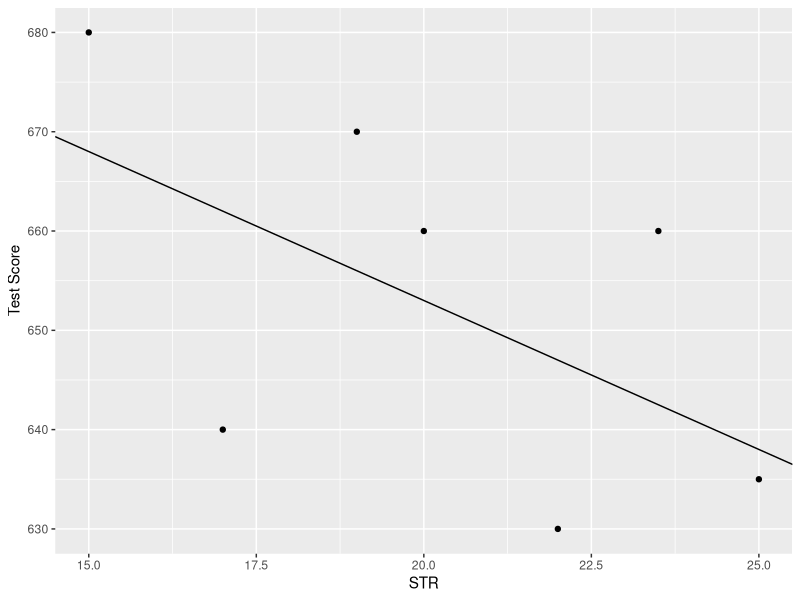
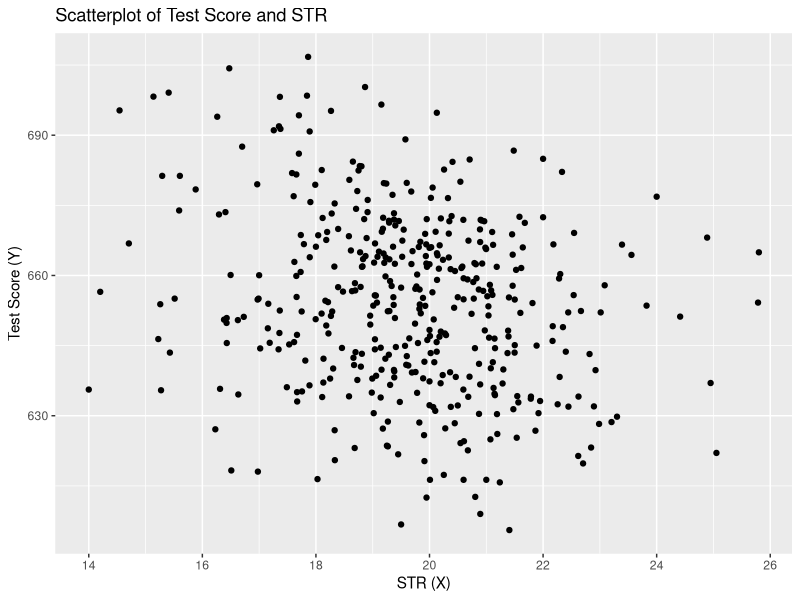
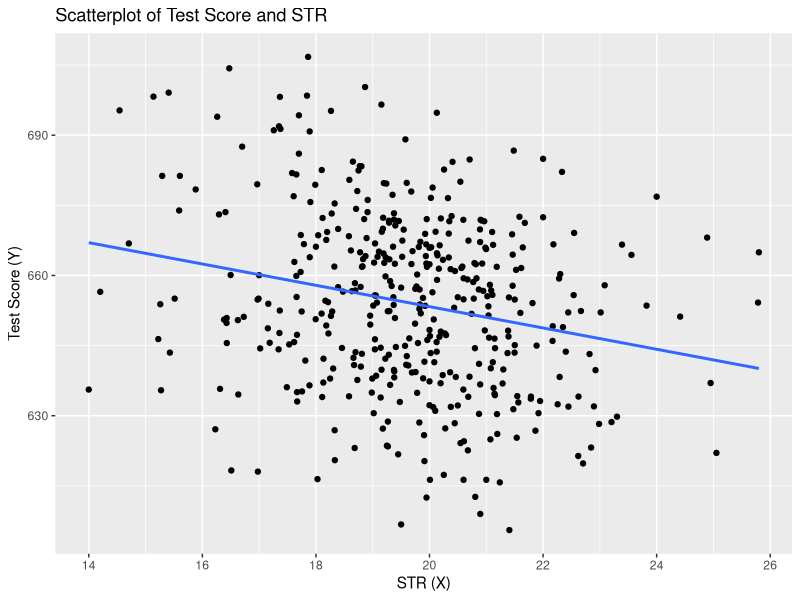
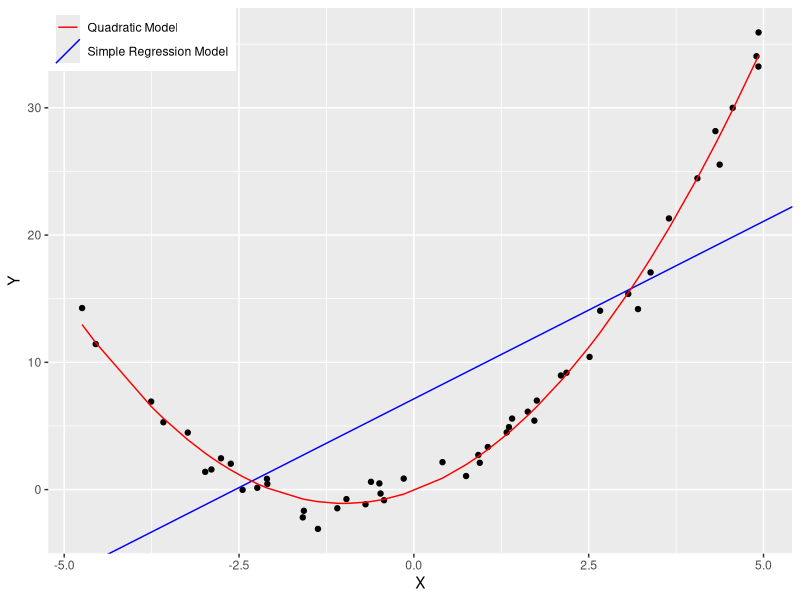
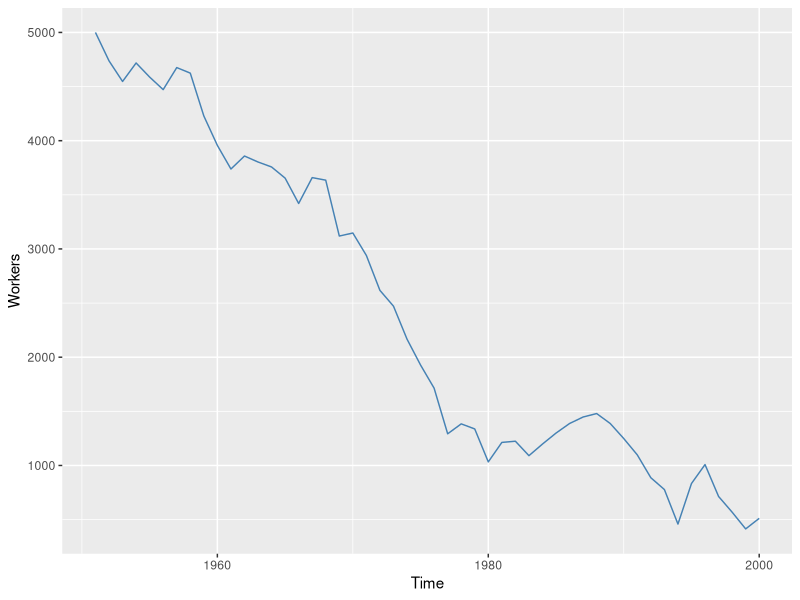
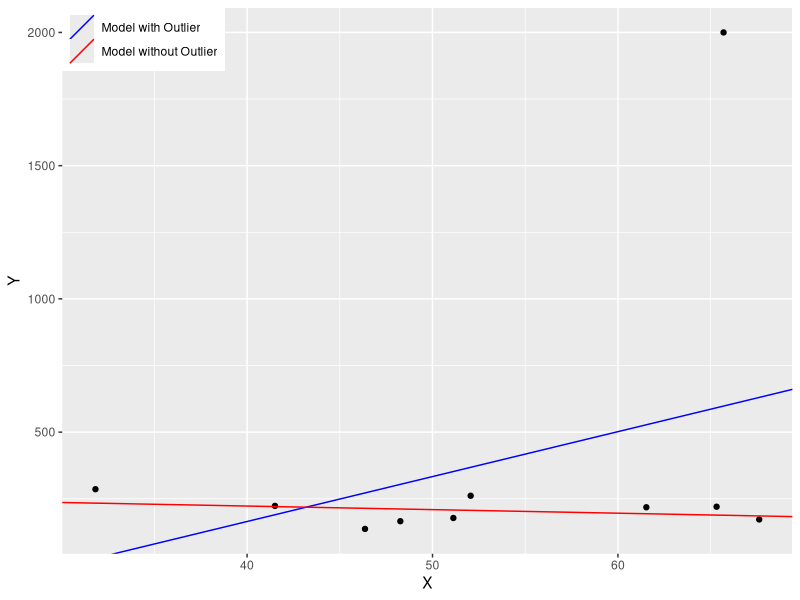
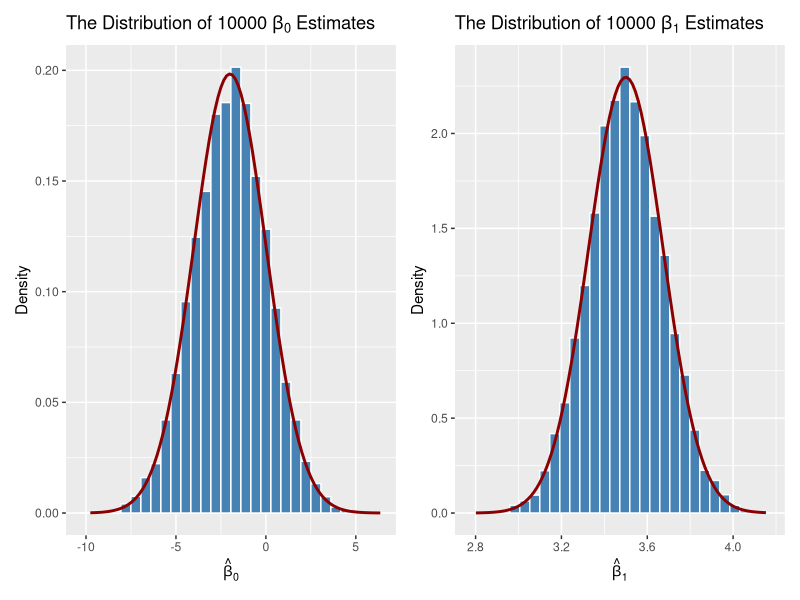
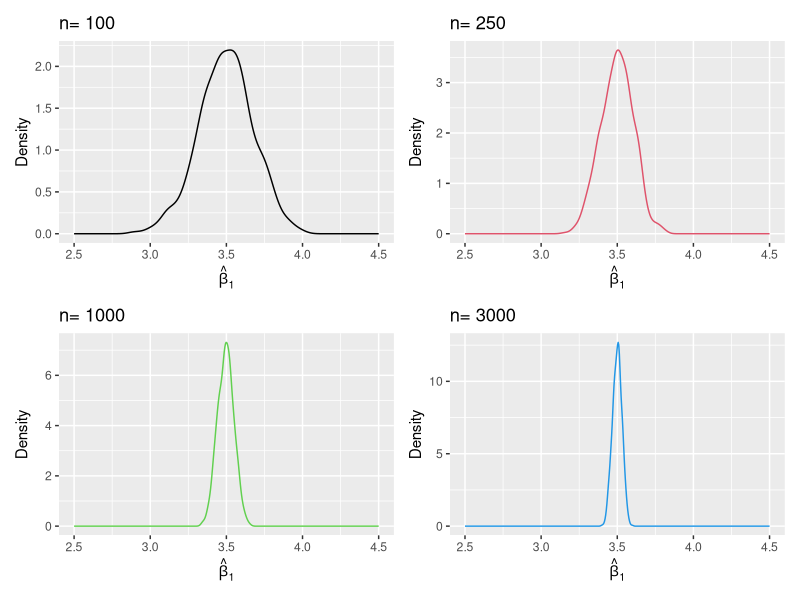

Generate these figures, in order, with R:
# Econometrics with R
# Chapter 04 Linear Regression with One Regressor ------------------------------

library(AER)
library(MASS)
library(tidyverse)
library(ggplot2)
library(patchwork)
library(readxl)

# 4.1 Simple Linear Regression -------------------------------------------------

# Create sample data
STR <- c(15, 17, 19, 20, 22, 23.5, 25)
TestScore <- c(680, 640, 670, 660, 630, 660, 635) 

# Print out sample data
STR
#> [1] 15.0 17.0 19.0 20.0 22.0 23.5 25.0
TestScore
#> [1] 680 640 670 660 630 660 635


# create a scatterplot of the data
# plot(TestScore ~ STR,ylab="Test Score",pch=20)

# add the systematic relationship to the plot
# abline(a = 713, b = -3)
ggplot() +
  geom_point(aes(x = STR, y = TestScore)) +
  geom_abline(intercept = 713, slope = -3) +
  labs(x = "STR", y = "Test Score")


# 4.2 Estimating the Coefficients of the Linear Regression Model ---------------

data("CASchools")
CASchools <- as_tibble(CASchools)
head(CASchools)
# # A tibble: 6 × 14
#   district school        county grades students teachers calworks lunch computer
#   <chr>    <chr>         <fct>  <fct>     <dbl>    <dbl>    <dbl> <dbl>    <dbl>
# 1 75119    Sunol Glen U… Alame… KK-08       195    10.9     0.510  2.04       67
# 2 61499    Manzanita El… Butte  KK-08       240    11.1    15.4   47.9       101
# 3 61549    Thermalito U… Butte  KK-08      1550    82.9    55.0   76.3       169
# 4 61457    Golden Feath… Butte  KK-08       243    14      36.5   77.0        85
# 5 61523    Palermo Unio… Butte  KK-08      1335    71.5    33.1   78.4       171
# 6 62042    Burrel Union… Fresno KK-08       137     6.40   12.3   87.0        25
# # ℹ 5 more variables: expenditure <dbl>, income <dbl>, english <dbl>,
# #   read <dbl>, math <dbl>


# compute STR and append it to CASchools
# CASchools$STR <- CASchools$students/CASchools$teachers 

# compute TestScore and append it to CASchools
# CASchools$score <- (CASchools$read + CASchools$math)/2   
CASchools <- CASchools %>% 
  mutate(STR = students/teachers,
         score = (read + math)/2)


# compute sample averages of STR and score
# avg_STR <- mean(CASchools$STR) 
# avg_score <- mean(CASchools$score)

# compute sample standard deviations of STR and score
# sd_STR <- sd(CASchools$STR) 
# sd_score <- sd(CASchools$score)

# set up a vector of percentiles and compute the quantiles 
# quantiles <- c(0.10, 0.25, 0.4, 0.5, 0.6, 0.75, 0.9)
# quant_STR <- quantile(CASchools$STR, quantiles)
# quant_score <- quantile(CASchools$score, quantiles)

# gather everything in a data.frame 
# DistributionSummary <- data.frame(Average = c(avg_STR, avg_score), 
#                                   StandardDeviation = c(sd_STR, sd_score), 
#                                   quantile = rbind(quant_STR, quant_score))

# print the summary to the console
# DistributionSummary
#>               Average StandardDeviation quantile.10. quantile.25. quantile.40.
#> quant_STR    19.64043          1.891812      17.3486     18.58236     19.26618
#> quant_score 654.15655         19.053347     630.3950    640.05000    649.06999
#>             quantile.50. quantile.60. quantile.75. quantile.90.
#> quant_STR       19.72321      20.0783     20.87181     21.86741
#> quant_score    654.45000     659.4000    666.66249    678.85999
DistributionSummary <- CASchools %>% 
    select(STR, score) %>% 
    gather(key = "variable", value = "value") %>% 
    group_by(variable) %>% 
    summarise(Average = mean(value),
              StandardDeviation = sd(value),
              quantile.10. = quantile(value, 0.1),
              quantile.25. = quantile(value, 0.25),
              quantile.40. = quantile(value, 0.4),
              quantile.50. = quantile(value, 0.5),
              quantile.60. = quantile(value, 0.6),
              quantile.75. = quantile(value, 0.75),
              quantile.90. = quantile(value, 0.9))

DistributionSummary
# # A tibble: 2 × 10
#   variable Average StandardDeviation quantile.10. quantile.25. quantile.40.
#   <chr>      <dbl>             <dbl>        <dbl>        <dbl>        <dbl>
# 1 STR         19.6              1.89         17.3         18.6         19.3
# 2 score      654.              19.1         630.         640.         649. 
# # ℹ 4 more variables: quantile.50. <dbl>, quantile.60. <dbl>,
# #   quantile.75. <dbl>, quantile.90. <dbl>

# if the table is too wide to display in the console,
# you can use View() to view all the data.
view(DistributionSummary)


# plot(score ~ STR, 
#      data = CASchools,
#      main = "Scatterplot of Test Score and STR", 
#      xlab = "STR (X)",
#      ylab = "Test Score (Y)")
ggplot(CASchools, aes(x = STR, y = score)) +
  geom_point() +
  labs(x = "STR (X)", y = "Test Score (Y)", 
       title = "Scatterplot of Test Score and STR")

cor(CASchools$STR, CASchools$score)
#> [1] -0.2263627


# attach(CASchools) # allows to use the variables contained in CASchools directly

# I personally do not recommend using `attach()`, 
# because it is easy to cause variable name conflicts 
# and is not conducive to the readability of the code.

# compute beta_1_hat
# beta_1 <- sum((STR - mean(STR)) * (score - mean(score))) / sum((STR - mean(STR))^2)
beta_1 <- CASchools %>% 
  summarise(
      beta_1 = sum((STR - mean(STR)) * (score - mean(score))) / sum((STR - mean(STR))^2)
  ) %>%
  pull(beta_1)

# compute beta_0_hat
# beta_0 <- mean(score) - beta_1 * mean(STR)
beta_0 <- CASchools %>% 
  summarise(
      beta_0 = mean(score) - beta_1 * mean(STR)
  ) %>%
  pull(beta_0)

# print the results to the console
beta_1
#> [1] -2.279808
beta_0
#> [1] 698.9329


# estimate the model and assign the result to linear_model
linear_model <- lm(score ~ STR, data = CASchools)

# print the standard output of the estimated lm object to the console 
linear_model
#> 
#> Call:
#> lm(formula = score ~ STR, data = CASchools)
#> 
#> Coefficients:
#> (Intercept)          STR  
#>      698.93        -2.28


# plot the data
# plot(score ~ STR, 
#      data = CASchools,
#      main = "Scatterplot of Test Score and STR", 
#      xlab = "STR (X)",
#      ylab = "Test Score (Y)",
#      xlim = c(10, 30),
#      ylim = c(600, 720))

# add the regression line
# abline(linear_model) 
ggplot(CASchools, aes(x = STR, y = score)) +
  geom_point() +
  geom_smooth(method = "lm", se = FALSE, formula = y ~ x) +
  labs(x = "STR (X)", y = "Test Score (Y)", 
       title = "Scatterplot of Test Score and STR")


# 4.3 Measures of Fit ----------------------------------------------------------

mod_summary <- summary(linear_model)
mod_summary
#> 
#> Call:
#> lm(formula = score ~ STR, data = CASchools)
#> 
#> Residuals:
#>     Min      1Q  Median      3Q     Max 
#> -47.727 -14.251   0.483  12.822  48.540 
#> 
#> Coefficients:
#>             Estimate Std. Error t value Pr(>|t|)    
#> (Intercept) 698.9329     9.4675  73.825  < 2e-16 ***
#> STR          -2.2798     0.4798  -4.751 2.78e-06 ***
#> ---
#> Signif. codes:  0 '***' 0.001 '**' 0.01 '*' 0.05 '.' 0.1 ' ' 1
#> 
#> Residual standard error: 18.58 on 418 degrees of freedom
#> Multiple R-squared:  0.05124,    Adjusted R-squared:  0.04897 
#> F-statistic: 22.58 on 1 and 418 DF,  p-value: 2.783e-06


# compute R^2 manually
SSR <- sum(mod_summary$residuals^2)
# TSS <- sum((score - mean(score))^2)
TSS <- sum((CASchools$score - mean(CASchools$score))^2)
R2 <- 1 - SSR/TSS

# print the value to the console
R2
#> [1] 0.05124009

# compute SER manually
n <- nrow(CASchools)
SER <- sqrt(SSR / (n-2))

# print the value to the console
SER
#> [1] 18.58097


# 4.4 The Least Squares Assumptions --------------------------------------------

# set a seed to make the results reproducible
set.seed(321)

# simulate the data 
X <- runif(50, min = -5, max = 5)
u <- rnorm(50, sd = 1)  

# the true relation  
Y <- X^2 + 2 * X + u                

# estimate a simple regression model 
mod_simple <- lm(Y ~ X)

# estimate a quadratic regression model
mod_quadratic <- lm( Y ~ X + I(X^2)) 

# predict using a quadratic model 
prediction <- predict(mod_quadratic, data.frame(X = sort(X)))

# plot the results
# plot( Y ~ X, col = "black", pch = 20, xlab = "X", ylab = "Y")
# abline( mod_simple, col = "blue",lwd=2)
#red line = incorrect linear regression (this violates the first OLS assumption)
# lines( sort(X), prediction,col="red",lwd=2)
# legend("topleft", 
#        legend = c("Simple Regression Model", 
#                   "Quadratic Model"),
#        cex = 1,
#        lty = 1,
#        col = c("blue","red"))
ggplot() +
  geom_point(aes(x = X, y = Y)) +
  geom_abline(aes(intercept = mod_simple$coefficients[1], 
                  slope = mod_simple$coefficients[2], 
                  color = "Simple Regression Model")) +
  geom_line(aes(x = sort(X), y = prediction, color = "Quadratic Model")) +
  scale_color_manual(name = NULL, 
                     values = c("Simple Regression Model" = "blue", 
                                "Quadratic Model" = "red")) +
  labs(x = "X", y = "Y") +
  theme(legend.position = c(0, 1), legend.justification = c(0, 1))


# set seed
set.seed(123)

# generate a date vector
Date <- seq(as.Date("1951/1/1"), as.Date("2000/1/1"), "years")

# initialize the employment vector
X <- c(5000, rep(NA, length(Date)-1))

# generate time series observations with random influences
for (t in 2:length(Date)) {
    
    X[t] <- -50 + 0.98 * X[t-1] + rnorm(n = 1, sd = 200)
    
}

#plot the results
# plot(x = Date, 
#      y = X, 
#      type = "l", 
#      col = "steelblue", 
#      ylab = "Workers", 
#      xlab = "Time",
#      lwd=2)
ggplot() +
  geom_line(aes(x = Date, y = X), color = "steelblue") +
  labs(x = "Time", y = "Workers")


# set seed
set.seed(123)

# generate the data
X <- sort(runif(10, min = 30, max = 70))
Y <- rnorm(10 , mean = 200, sd = 50)
Y[9] <- 2000

# fit model with outlier
fit <- lm(Y ~ X)

# fit model without outlier
fitWithoutOutlier <- lm(Y[-9] ~ X[-9])

# plot the results
# plot(Y ~ X,pch=20)
# abline(fit,lwd=2,col="blue")
# abline(fitWithoutOutlier, col = "red",lwd=2)
# legend("topleft", 
#        legend = c("Model with Outlier", 
#                   "Model without Outlier"),
#        cex = 1,
#        lty = 1,
#        col = c("blue","red"))
ggplot() +
  geom_point(aes(x = X, y = Y)) +
  geom_abline(aes(intercept = fit$coefficients[1], 
                  slope = fit$coefficients[2], 
                  color = "Model with Outlier")) +
  geom_abline(aes(intercept = fitWithoutOutlier$coefficients[1], 
                  slope = fitWithoutOutlier$coefficients[2], 
                  color = "Model without Outlier")) +
  scale_color_manual(name = NULL, 
                     values = c("Model with Outlier" = "blue", 
                                "Model without Outlier" = "red")) +
  labs(x = "X", y = "Y") +
  theme(legend.position = c(0, 1), legend.justification = c(0, 1))


# 4.5 The Sampling Distribution of the OLS Estimator ---------------------------

# simulate data
N <- 100000
X <- runif(N, min = 0, max = 20)
u <- rnorm(N, sd = 10)

# population regression
Y <- -2 + 3.5 * X + u
# population <- data.frame(X, Y)
population <- tibble(X, Y)


# set sample size
n <- 100

# compute the variance of beta_hat_0
H_i <- 1 - mean(X) / mean(X^2) * X
var_b0 <- var(H_i * u) / (n * mean(H_i^2)^2 )

# compute the variance of hat_beta_1
var_b1 <- var( ( X - mean(X) ) * u ) / (n * var(X)^2)


# print variances to the console
var_b0
#> [1] 4.045066
var_b1
#> [1] 0.03018694


# set repetitions and sample size
n <- 100
reps <- 10000

# initialize the matrix of outcomes
fit <- matrix(ncol = 2, nrow = reps)

# loop sampling and estimation of the coefficients
for (i in 1:reps){
    
    sample <- population[sample(1:N, n), ]
    fit[i, ] <- lm(Y ~ X, data = sample)$coefficients
    
}

# compute variance estimates using outcomes
var(fit[, 1])
#> [1] 4.186832
var(fit[, 2])
#> [1] 0.03096199


# divide plotting area as 1-by-2 array
# par(mfrow = c(1, 2))

# plot histograms of beta_0 estimates
# hist(fit[, 1],
#      cex.main = 0.8,
#      main = bquote(The ~ Distribution  ~ of ~ 10000 ~ beta[0] ~ Estimates), 
#      xlab = bquote(hat(beta)[0]), 
#      freq = F)

# add true distribution to plot
# curve(dnorm(x, 
#             -2, 
#             sqrt(var_b0)), 
#       add = T, 
#       col = "darkred",lwd=2)

# plot histograms of beta_hat_1 
# hist(fit[, 2],
#      cex.main = 0.8,
#      main = bquote(The ~ Distribution  ~ of ~ 10000 ~ beta[1] ~ Estimates), 
#      xlab = bquote(hat(beta)[1]), 
#      freq = F)

# add true distribution to plot
# curve(dnorm(x, 
#             3.5, 
#             sqrt(var_b1)), 
#       add = T, 
#       col = "darkred",lwd=2)
p1 <- ggplot() +
  geom_histogram(aes(x = fit[, 1], y = after_stat(density)), 
                 bins = 30, fill = "steelblue", color = "white") +
  stat_function(fun = dnorm, 
                args = list(mean = -2, sd = sqrt(var_b0)), 
                color = "darkred", linewidth = 1) +
  labs(x = expression(hat(beta)[0]), y = "Density", 
       title = expression(paste("The Distribution of 10000 ", beta[0], " Estimates")))

p2 <- ggplot() +
  geom_histogram(aes(x = fit[, 2], y = after_stat(density)), 
                 bins = 30, fill = "steelblue", color = "white") +
  stat_function(fun = dnorm, 
                args = list(mean = 3.5, sd = sqrt(var_b1)), 
                color = "darkred", linewidth = 1) +
  labs(x = expression(hat(beta)[1]), y = "Density", 
       title = expression(paste("The Distribution of 10000 ", beta[1], " Estimates")))

p1 + p2


# set seed for reproducibility
set.seed(1)

# set repetitions and the vector of sample sizes
reps <- 1000
n <- c(100, 250, 1000, 3000)

# initialize the matrix of outcomes
fit <- matrix(ncol = 2, nrow = reps)

# divide the plot panel in a 2-by-2 array
# par(mfrow = c(2, 2))

# loop sampling and plotting

# outer loop over n
# for (j in 1:length(n)) {
# 
#     # inner loop: sampling and estimating of the coefficients
#     for (i in 1:reps){
# 
#         sample <- population[sample(1:N, n[j]), ]
#         fit[i, ] <- lm(Y ~ X, data = sample)$coefficients
# 
#     }
#     print(fit)
#     # draw density estimates
#     plot(density(fit[ ,2]), xlim=c(2.5, 4.5),
#          col = j,
#          main = paste("n=", n[j]),
#          xlab = bquote(hat(beta)[1]))
# 
# }
p <- list()
# outer loop over n
for (j in 1:length(n)) {

    # inner loop: sampling and estimating of the coefficients
    for (i in 1:reps){

        sample <- population[sample(1:N, n[j]), ]
        fit[i, ] <- lm(Y ~ X, data = sample)$coefficients

    }
    
    df <- tibble(fit = fit[, 2])
    
    # draw density estimates
    p[[j]] <- ggplot() +
      geom_density(aes(x = fit), data = df, color = j) +
      labs(x = expression(hat(beta)[1]), y = "Density", 
           title = paste("n=", n[j])) +
      xlim(c(2.5, 4.5))
}

# p1 + p2 + p3 + p4 + plot_layout(ncol = 2, nrow = 2)
p[[1]] + p[[2]] + p[[3]] + p[[4]] + plot_layout(ncol = 2, nrow = 2)


# set seed for reproducibility
set.seed(4)

# simulate bivariate normal data
bvndata <- mvrnorm(100, 
                   mu = c(5, 5), 
                   Sigma = cbind(c(5, 4), c(4, 5))) 

# assign column names / convert to data.frame
colnames(bvndata) <- c("X", "Y")
# bvndata <- as.data.frame(bvndata)
bvndata <- as_tibble(bvndata)

# subset the data
# set1 <- subset(bvndata, abs(mean(X) - X) > 1)
# set2 <- subset(bvndata, abs(mean(X) - X) <= 1)
set1 <- bvndata %>% 
  filter(abs(mean(X) - X) > 1)
set2 <- bvndata %>%
  filter(abs(mean(X) - X) <= 1)

# plot both data sets
# plot(set1, 
#      xlab = "X", 
#      ylab = "Y", 
#      pch = 19)
# 
# points(set2, 
#        col = "steelblue", 
#        pch = 19)
# legend("topleft", 
#        legend = c("Set1", 
#                   "Set2"),
#        cex = 1,
#        pch = 19,
#        col = c("black","steelblue"))
ggplot() +
  geom_point(aes(x = X, y = Y, color = "Set1"), data = set1) +
  geom_point(aes(x = X, y = Y, color = "Set2"), data = set2) +
  scale_color_manual(name = NULL, 
                     values = c("Set1" = "black", 
                                "Set2" = "steelblue")) +
  labs(x = "X", y = "Y") +
  theme(legend.position = c(0, 1), legend.justification = c(0, 1)) 


# estimate both regression lines
lm.set1 <- lm(Y ~ X, data = set1)
lm.set2 <- lm(Y ~ X, data = set2)

# plot observations
# plot(set1, xlab = "X", ylab = "Y", pch = 19)
# points(set2, col = "steelblue", pch = 19)

# add both lines to the plot
# abline(lm.set1, col = "black",lwd=2)
# abline(lm.set2, col = "steelblue",lwd=2)
# legend("bottomright", 
#        legend = c("Set1", 
#                   "Set2"),
#        cex = 1,
#        lwd=2,
#        col = c("black","steelblue"))
ggplot() +
  geom_point(aes(x = X, y = Y, color = "Set1"), data = set1) +
  geom_point(aes(x = X, y = Y, color = "Set2"), data = set2) +
  geom_abline(aes(intercept = lm.set1$coefficients[1], 
                  slope = lm.set1$coefficients[2], 
                  color = "Set1")) +
  geom_abline(aes(intercept = lm.set2$coefficients[1], 
                  slope = lm.set2$coefficients[2], 
                  color = "Set2")) +
  scale_color_manual(name = NULL, 
                     values = c("Set1" = "black", 
                                "Set2" = "steelblue")) +
  labs(x = "X", y = "Y") +
  theme(legend.position = c(1, 0), legend.justification = c(1, 0))


# 4.6 Exercises ----------------------------------------------------------------


# 1. Class Sizes and Test Scores
# create both vectors
cs <- c(23, 19, 30, 22, 23, 29, 35, 36, 33, 25)
ts <- c(430, 430, 333, 410, 390, 377, 325, 310, 328, 375)


# draw the scatterplot
# plot(ts ~ cs,
#      xlab = "Class Size",
#      ylab = "Test Score",
#      main = "Scatterplot of Test Score and Class Size",
#      pch = 20)
ggplot() +
  geom_point(aes(x = cs, y = ts)) +
  labs(x = "Class Size", y = "Test Score", 
       title = "Scatterplot of Test Score and Class Size")


# 2. Mean, Variance, Covariance and Correlation
# compute mean, variance and standard deviation of test scores
mean(ts)
#> [1] 370.8
sd(ts)
#> [1] 44.75315
var(ts)
#> [1] 2002.844

# compute the covariance and the correlation coefficient
cov(cs, ts)
#> [1] -251.4444
cor(cs, ts)
#> [1] -0.9474424


# 3. Simple Linear Regression
# attach the package AER
# library(AER)

# estimate the model
mod <- lm(ts ~ cs)
mod
# Call:
# lm(formula = ts ~ cs)
# 
# Coefficients:
# (Intercept)           cs  
#      567.43        -7.15 

# obtain a model summary
summary(mod)
# Call:
# lm(formula = ts ~ cs)
# 
# Residuals:
#      Min       1Q   Median       3Q      Max 
# -19.9248 -10.6002  -0.8506   5.8631  27.0246 
# 
# Coefficients:
#             Estimate Std. Error t value Pr(>|t|)    
# (Intercept) 567.4272    23.9606  23.682 1.08e-08 ***
# cs           -7.1501     0.8536  -8.376 3.13e-05 ***
# ---
# Signif. codes:  0 ‘***’ 0.001 ‘**’ 0.01 ‘*’ 0.05 ‘.’ 0.1 ‘ ’ 1
# 
# Residual standard error: 15.19 on 8 degrees of freedom
# Multiple R-squared:  0.8976,	Adjusted R-squared:  0.8849 
# F-statistic: 70.16 on 1 and 8 DF,  p-value: 3.132e-05


# 4. The Model Object
# check the class of `mod`
class(mod)
#> [1] "lm"

# use `is.list()` on `mod`
is.list(mod)
#> [1] TRUE

# check the entries of `mod` using `names()`
names(mod)
#>  [1] "coefficients"  "residuals"     "effects"       "rank"
#>  [5] "fitted.values" "assign"        "qr"            "df.residual"
#>  [9] "xlevels"       "call"          "terms"         "model"

# use the operator `$` on `mod`
mod$coefficients
#> (Intercept)          cs
#>    567.4272     -7.1501


# 5. Plotting the Regression Line
# add the regression line to the scatterplot
# plot(cs, ts)
# abline(mod)
ggplot() +
  geom_point(aes(x = cs, y = ts)) +
  geom_abline(aes(intercept = mod$coefficients[1], 
                  slope = mod$coefficients[2])) +
  labs(x = "Class Size", y = "Test Score", 
       title = "Scatterplot of Test Score and Class Size")


# 6. Summary of a Model Object
# assign the model summary to the variable `s`
s <- summary(mod)

# check names of entries in `s`
names(s)
#>  [1] "call"          "terms"         "residuals"     "coefficients"
#>  [5] "aliased"       "sigma"         "df"            "r.squared"
#>  [9] "adj.r.squared" "fstatistic"    "cov.unscaled"

# save the R^2 of the regression to the variable `R2`
R2 <- s$r.squared
R2
#> [1] 0.8976472


# 7. Estimated Coefficients
# save the coefficient matrix to `coefs`
coefs <- s$coefficients
coefs
#>               Estimate Std. Error   t value     Pr(>|t|)
#> (Intercept) 567.427172 23.9606448 23.681632 1.075914e-08
#> cs           -7.150079  0.8536168 -8.376216 3.132287e-05


# 8. Dropping the Intercept
# regress `ts` solely on `cs`. Store the result in `mod_ni`.
mod_ni <- lm(ts ~ cs - 1)
mod_ni
# Call:
# lm(formula = ts ~ cs - 1)
# 
# Coefficients:
#    cs  
# 12.65 


# 9. Regression Output: No Constant Case
# extract the coefficient matrix from the model summary and save it to `coef`
coef <- summary(mod_ni)$coefficients



# 10. Regression Output: No Constant Case - Ctd.
# print the contents of `coef` to the console
coef
#>    Estimate Std. Error  t value    Pr(>|t|)
#> cs 12.65478    1.36013 9.304097 6.50056e-06

# compute the t-statistic manually and assign it to `t_stat`
t_stat <- coef[1, 1] / coef[1, 2]
t_stat
#> [1] 9.304097


# 11. Two Regressions, One Plot
# plot the regression lines of both models
# plot(cs, ts)
# abline(mod, col = "blue")
# abline(mod_ni, col = "red")
ggplot() +
  geom_point(aes(x = cs, y = ts)) +
  geom_abline(aes(intercept = mod$coefficients[1], 
                  slope = mod$coefficients[2],
                  color = "Intercept")) +
  geom_abline(aes(intercept = 0, 
                  slope = mod_ni$coefficients[1], 
                  color = "No Intercept")) + 
  scale_color_manual(name = NULL, 
                     values = c("Intercept" = "blue", 
                                "No Intercept" = "red")) +
  labs(x = "Class Size", y = "Test Score", 
       title = "Scatterplot of Test Score and Class Size")


# 12. TSS and SSR
# compute the SSR and save it to `ssr`
ssr <- sum(mod$residuals^2)
ssr
#> [1] 1844.971

# compute the TSS and save it to `tss`
tss <- var(ts) * (length(ts) - 1)
tss
#> [1] 18025.6


# 13. The R^2 of a Regression Model
# compute R^2, round to four decimal places and save the result to `R2`
R2 <- round(1 - ssr / tss, 4)
R2
#> [1] 0.8976

# check whether your result is correct using the "==" operator
R2 == round(summary(mod)$r.squared, 4)
#> [1] TRUE


# 14. The Standard Error of The Regression
# obtain the SER using `summary()` and save the value to `SER`
SER <- summary(mod)$sigma
SER
#> [1] 15.18622

# compute the SSR and save it to `SSR`
SSR <- SER^2 * (length(ts) - 2)
SSR
#> [1] 1844.971

# do the comparison
SER == sqrt(SSR / (length(ts) - 2))
#> [1] TRUE
